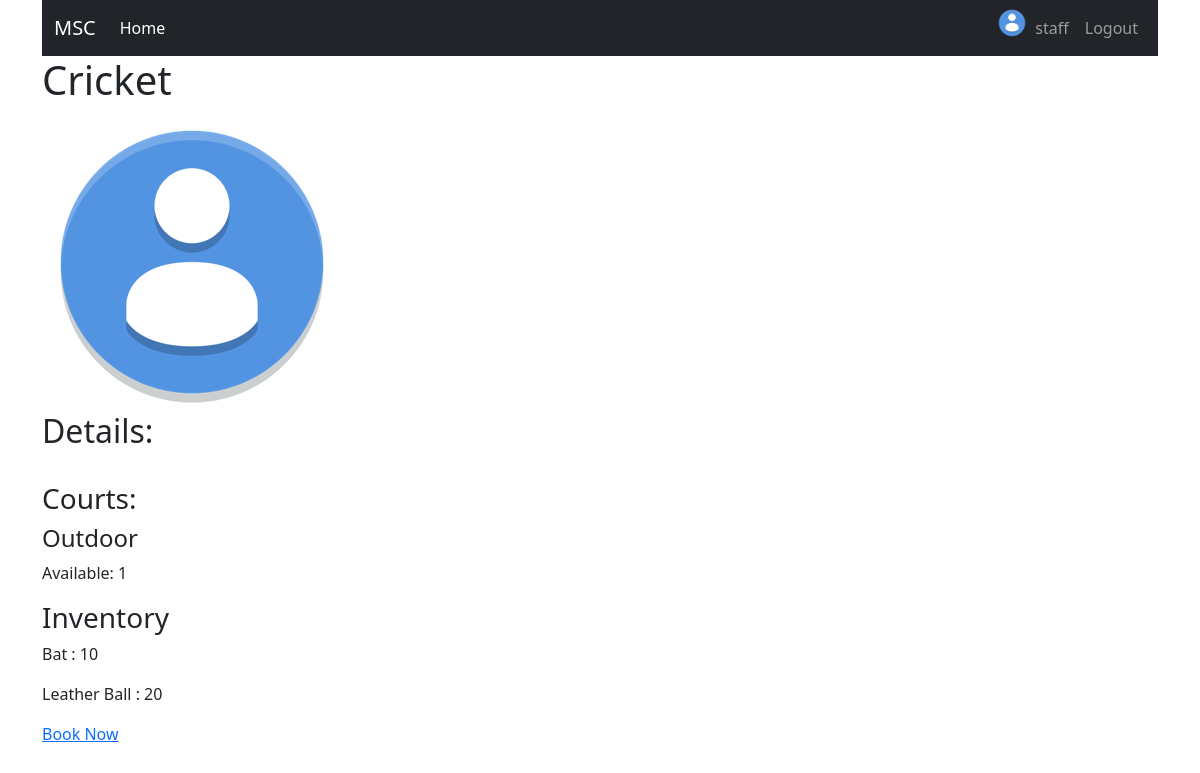
The page /sport/cricket/ (signed in) on the database its author committed.
### users/models.py (models this page shows, shortened)
class User(AbstractUser):
    username = models.CharField(max_length=255, null=True, default='', unique=True)
    email = models.EmailField(unique=True)
    avatar = models.ImageField(default='default.png', upload_to='profile_pics')
    first_name = models.CharField(max_length = 255, null=True, default='')
    last_name = models.CharField(max_length = 255, null=True, default='')
    USERNAME_FIELD = 'username'
    REQUIRED_FIELDS = ['email']
    class Meta:
        verbose_name = 'User'
        verbose_name_plural = 'Users'

### sports/models.py (models this page shows, shortened)
class Sport(models.Model):
    name = models.CharField(max_length=255, null=True, default="", unique=True)
    code = models.CharField(max_length=10, null=True, default="", unique=True)
    image = models.ImageField(default='default.png', upload_to='sport_pics')
    class Meta:
        verbose_name = 'Sport'
        verbose_name_plural = 'Sports'

class Court(models.Model):
    name = models.CharField(max_length=255, null=True, default="")  #indoor/outdoor/courttype
    sport = models.ForeignKey(Sport, on_delete=models.CASCADE)
    number = models.IntegerField(default=0)
    class Meta:
        verbose_name = 'Court'
        verbose_name_plural = 'Courts'

class Inventory(models.Model):
    name = models.CharField(max_length=255, null=True, default="", unique=True)
    sport = models.ForeignKey(Sport, on_delete=models.CASCADE)
    amount = models.IntegerField()
    class Meta:
        verbose_name = 'Inventory'
        verbose_name_plural = 'Inventories'

### sports/views.py (the view)
# urls.py: path('sport/<slug:sport>/', sport_views.SportPage, name='sport_page'),
@login_required
def SportPage(request, sport):
    game = Sport.objects.get(code=sport)
    return render(request, 'sports/sport_page.html', {'game':game})

### sports/templates/sports/sport_page.html
{% extends "users/base.html" %}
{% load crispy_forms_tags %}
{% block content %}
    <h1>{{ game.name }}</h1>
    <img src="{{ game.image.url }}" alt="game image" width="300">
    <h2>Details:</h2>
    <br>
    <h3>Courts:</h3>
    {% for court in game.court_set.all %}
        <h4>{{ court.name }}</h4>
        <p>Available: {{ court.number }}</p>
    {% endfor %}
    <h3>Inventory</h3>
    {% for tool in game.inventory_set.all %}
        <p>{{ tool.name }} : {{ tool.amount }}</p>
    {% endfor %}
    <a class="ml-2" href="book/">Book Now</a>
{% endblock content %}

### users/templates/users/base.html (shortened to what this page needs)
{% load static %}
<!doctype html>
<html lang="en">
  <head>
    <link href="https://cdn.jsdelivr.net/npm/bootstrap@5.2.0/dist/css/bootstrap.min.css" rel="stylesheet">
  </head>
  <body>
    <div class="container">
      <nav class="navbar sticky-top navbar-expand-lg navbar-dark bg-dark">
        <div class="container-fluid">
          <a class="navbar-brand" href="https://tinyurl.com/3wcyvb7x">MSC</a>
          <div class="collapse navbar-collapse" id="navbarSupportedContent">
            <ul class="navbar-nav me-auto mb-2 mb-lg-0">
              <li class="nav-item">
                <a class="nav-link active" aria-current="page" href="{% url 'home' %}">Home</a>
              </li>
            </ul>
            <div class="navbar-nav">
              {% if user.is_authenticated %}
                <a href="{% url 'profile' %}"><img src="{{ user.avatar.url }}" alt="user-image" width="30" class="image-fluid image-thumbnail rounded-circle account-img"></a>
                <a class="nav-item nav-link" href="{% url 'profile' %}">{{ user.username }}</a>
                <a class="nav-item nav-link" href="{% url 'logout' %}">Logout</a>
              {% else %}
                <a class="nav-item nav-link" href="{% url 'login' %}">Login</a>
                <a class="nav-item nav-link" href="{% url 'register' %}">Register</a>
              {% endif %}
            </div>
          </div>
        </div>
      </nav>
      {% block content %}{% endblock %}
    </div>
  </body>
</html>

### rows shown on the page
User: avatar (placeholder picture), username "staff"
Sport: name "Cricket", image (placeholder picture)
Court: name "Outdoor", number "1"
Inventory: name "Bat", amount "10"
Inventory: name "Leather Ball", amount "20"
